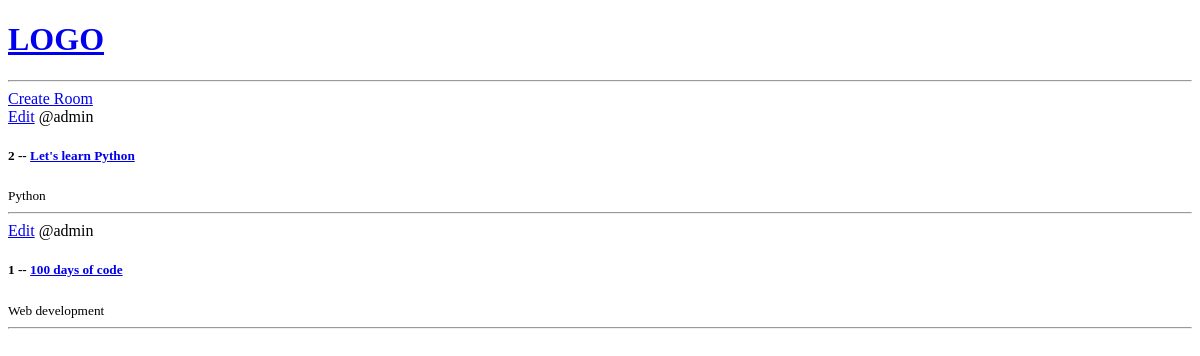
Before: / with the older database file.
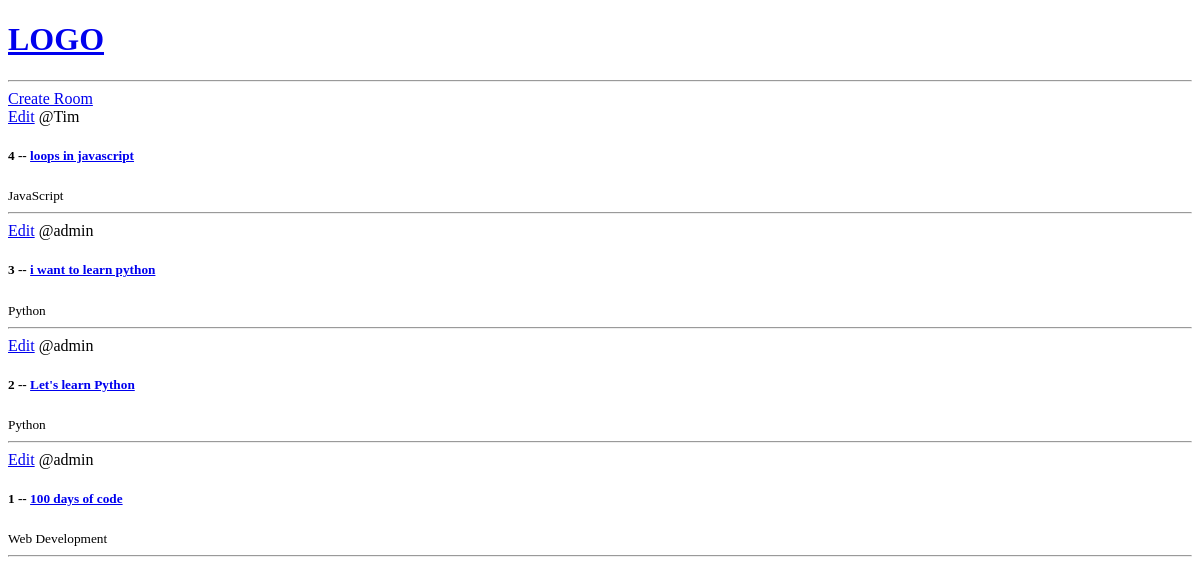
After: the same page with the newer database file.
### base/models.py (models this page shows, shortened)
class Room(models.Model):
    host = models.ForeignKey(User, on_delete=models.SET_NULL, null=True)
    topic = models.ForeignKey(Topic, on_delete=models.SET_NULL, null=True)
    name = models.CharField(max_length=200)
    description = models.TextField(null=True, blank=True)
    updated = models.DateTimeField(auto_now=True) #anytime save is done ot changes the time
    created = models.DateTimeField(auto_now_add=True) #time stamp when we create the instance
    class Meta:
        ordering =['-updated', '-created']

class Topic(models.Model):
    name = models.CharField(max_length=200)

### base/views.py (the view)
# urls.py: path('', views.home, name='home'),
def home(request):
    rooms = Room.objects.all()
    context ={"rooms":rooms}
    return render(request, 'base/home.html',context )

### base/templates/base/home.html
{% extends 'base.html' %}
{% block content %}
<div>
    <a href="{% url 'create-room' %}">Create Room</a>
</div>
    <div>
        {% for room in rooms %}
            <div>
                <a href="{% url 'update-room' room.id %}">Edit</a>
                <span>@{{ room.host.username }}</span>
                <h5>{{room.id}} -- <a href="{% url 'room' room.id %}">{{room.name}}</a></h5>
                <small>{{ room.topic.name }}</small>
                <hr>
            </div>
        {% endfor %}
    </div>
{% endblock %}

### base/templates/base.html (shortened to what this page needs)
<!DOCTYPE html>
<html lang="en">
<head>
</head>
<body>
    <a href="/"><h1>LOGO</h1></a>
    <hr>
    {% block content %}
    {% endblock content %}
</body>
</html>

Changed rows visible on the page:
added Room: host.username "Tim", id "4", name "loops in javascript", topic.name "JavaScript"
added Room: host.username "admin", id "3", name "i want to learn python", topic.name "Python"
changed through a linked row, Room id 1: topic.name "Web development" → "Web Development"
